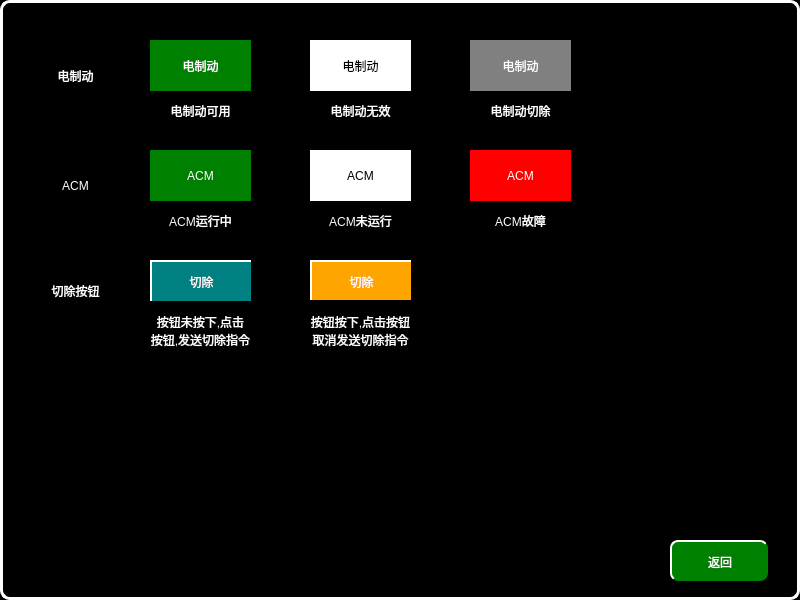
<?xml version="1.0" encoding="UTF-8"?>
<ui version="4.0">
 <class>VehicleCutOffHelpPage</class>
 <widget class="QWidget" name="VehicleCutOffHelpPage">
  <property name="geometry">
   <rect>
    <x>0</x>
    <y>0</y>
    <width>800</width>
    <height>600</height>
   </rect>
  </property>
  <property name="windowTitle">
   <string>Form</string>
  </property>
  <property name="styleSheet">
   <string notr="true">QWidget
{
	background-color:black;
}
QPushButton
{
	font: 20px, &quot;微软雅黑&quot;;
    color: white;
		border-radius:8px;
	background-color: rgb(0, 128, 0);
    border-top: 2px solid white;
	border-left: 2px solid white;

}

QLabel
{
	font: 20px, &quot;微软雅黑&quot;;
	color:white;
	background-color:black;
}</string>
  </property>
  <widget class="QPushButton" name="pushButton">
   <property name="geometry">
    <rect>
     <x>670</x>
     <y>540</y>
     <width>98</width>
     <height>41</height>
    </rect>
   </property>
   <property name="focusPolicy">
    <enum>Qt::NoFocus</enum>
   </property>
   <property name="text">
    <string>返回</string>
   </property>
  </widget>
  <widget class="QLabel" name="label_98">
   <property name="geometry">
    <rect>
     <x>0</x>
     <y>0</y>
     <width>800</width>
     <height>600</height>
    </rect>
   </property>
   <property name="styleSheet">
    <string notr="true">border:3px solid white;
border-radius:10px</string>
   </property>
   <property name="text">
    <string/>
   </property>
   <property name="alignment">
    <set>Qt::AlignCenter</set>
   </property>
  </widget>
  <widget class="QLabel" name="label">
   <property name="geometry">
    <rect>
     <x>20</x>
     <y>60</y>
     <width>111</width>
     <height>31</height>
    </rect>
   </property>
   <property name="text">
    <string>电制动</string>
   </property>
   <property name="alignment">
    <set>Qt::AlignCenter</set>
   </property>
  </widget>
  <widget class="QLabel" name="label_10">
   <property name="geometry">
    <rect>
     <x>150</x>
     <y>40</y>
     <width>101</width>
     <height>51</height>
    </rect>
   </property>
   <property name="styleSheet">
    <string notr="true">font: 20px, &quot;微软雅黑&quot;;color:white;background-color:green</string>
   </property>
   <property name="text">
    <string>电制动</string>
   </property>
   <property name="alignment">
    <set>Qt::AlignCenter</set>
   </property>
  </widget>
  <widget class="QLabel" name="label_13">
   <property name="geometry">
    <rect>
     <x>130</x>
     <y>100</y>
     <width>141</width>
     <height>21</height>
    </rect>
   </property>
   <property name="styleSheet">
    <string notr="true">	font: 16px, &quot;微软雅黑&quot;;
</string>
   </property>
   <property name="text">
    <string>电制动可用</string>
   </property>
   <property name="alignment">
    <set>Qt::AlignCenter</set>
   </property>
  </widget>
  <widget class="QLabel" name="label_11">
   <property name="geometry">
    <rect>
     <x>310</x>
     <y>40</y>
     <width>101</width>
     <height>51</height>
    </rect>
   </property>
   <property name="styleSheet">
    <string notr="true">font: 20px, &quot;微软雅黑&quot;;color:black;background-color:white
</string>
   </property>
   <property name="text">
    <string>电制动</string>
   </property>
   <property name="alignment">
    <set>Qt::AlignCenter</set>
   </property>
  </widget>
  <widget class="QLabel" name="label_14">
   <property name="geometry">
    <rect>
     <x>290</x>
     <y>100</y>
     <width>141</width>
     <height>21</height>
    </rect>
   </property>
   <property name="styleSheet">
    <string notr="true">	font: 16px, &quot;微软雅黑&quot;;
</string>
   </property>
   <property name="text">
    <string>电制动无效</string>
   </property>
   <property name="alignment">
    <set>Qt::AlignCenter</set>
   </property>
  </widget>
  <widget class="QLabel" name="label_2">
   <property name="geometry">
    <rect>
     <x>20</x>
     <y>170</y>
     <width>111</width>
     <height>31</height>
    </rect>
   </property>
   <property name="text">
    <string>ACM</string>
   </property>
   <property name="alignment">
    <set>Qt::AlignCenter</set>
   </property>
  </widget>
  <widget class="QLabel" name="label_15">
   <property name="geometry">
    <rect>
     <x>130</x>
     <y>210</y>
     <width>141</width>
     <height>21</height>
    </rect>
   </property>
   <property name="styleSheet">
    <string notr="true">	font: 16px, &quot;微软雅黑&quot;;
</string>
   </property>
   <property name="text">
    <string>ACM运行中</string>
   </property>
   <property name="alignment">
    <set>Qt::AlignCenter</set>
   </property>
  </widget>
  <widget class="QLabel" name="label_12">
   <property name="geometry">
    <rect>
     <x>310</x>
     <y>150</y>
     <width>101</width>
     <height>51</height>
    </rect>
   </property>
   <property name="styleSheet">
    <string notr="true">font: 20px, &quot;微软雅黑&quot;;color: black;background-color: white;</string>
   </property>
   <property name="text">
    <string>ACM</string>
   </property>
   <property name="alignment">
    <set>Qt::AlignCenter</set>
   </property>
  </widget>
  <widget class="QLabel" name="label_16">
   <property name="geometry">
    <rect>
     <x>150</x>
     <y>150</y>
     <width>101</width>
     <height>51</height>
    </rect>
   </property>
   <property name="styleSheet">
    <string notr="true">font: 20px, &quot;微软雅黑&quot;;color: white;background-color: green;</string>
   </property>
   <property name="text">
    <string>ACM</string>
   </property>
   <property name="alignment">
    <set>Qt::AlignCenter</set>
   </property>
  </widget>
  <widget class="QLabel" name="label_17">
   <property name="geometry">
    <rect>
     <x>290</x>
     <y>210</y>
     <width>141</width>
     <height>21</height>
    </rect>
   </property>
   <property name="styleSheet">
    <string notr="true">	font: 16px, &quot;微软雅黑&quot;;
</string>
   </property>
   <property name="text">
    <string>ACM未运行</string>
   </property>
   <property name="alignment">
    <set>Qt::AlignCenter</set>
   </property>
  </widget>
  <widget class="QLabel" name="label_3">
   <property name="geometry">
    <rect>
     <x>20</x>
     <y>260</y>
     <width>111</width>
     <height>61</height>
    </rect>
   </property>
   <property name="text">
    <string>切除按钮</string>
   </property>
   <property name="alignment">
    <set>Qt::AlignCenter</set>
   </property>
  </widget>
  <widget class="QLabel" name="label_18">
   <property name="geometry">
    <rect>
     <x>130</x>
     <y>310</y>
     <width>141</width>
     <height>41</height>
    </rect>
   </property>
   <property name="styleSheet">
    <string notr="true">	font: 16px, &quot;微软雅黑&quot;;
</string>
   </property>
   <property name="text">
    <string>按钮未按下,点击
按钮,发送切除指令</string>
   </property>
   <property name="alignment">
    <set>Qt::AlignCenter</set>
   </property>
  </widget>
  <widget class="QLabel" name="label_19">
   <property name="geometry">
    <rect>
     <x>150</x>
     <y>260</y>
     <width>101</width>
     <height>41</height>
    </rect>
   </property>
   <property name="styleSheet">
    <string notr="true">font: 20px, &quot;微软雅黑&quot;;color: white;background-color: rgb(0, 128, 128);border-top: 2px solid white;border-left: 2px solid white;</string>
   </property>
   <property name="text">
    <string>切除</string>
   </property>
   <property name="alignment">
    <set>Qt::AlignCenter</set>
   </property>
  </widget>
  <widget class="QLabel" name="label_20">
   <property name="geometry">
    <rect>
     <x>310</x>
     <y>260</y>
     <width>101</width>
     <height>41</height>
    </rect>
   </property>
   <property name="styleSheet">
    <string notr="true">font: 20px, &quot;微软雅黑&quot;;color: white;background-color:orange;border-top: 2px solid white;border-left: 2px solid white;</string>
   </property>
   <property name="text">
    <string>切除</string>
   </property>
   <property name="alignment">
    <set>Qt::AlignCenter</set>
   </property>
  </widget>
  <widget class="QLabel" name="label_21">
   <property name="geometry">
    <rect>
     <x>260</x>
     <y>300</y>
     <width>211</width>
     <height>21</height>
    </rect>
   </property>
   <property name="styleSheet">
    <string notr="true">	font: 16px, &quot;微软雅黑&quot;;
</string>
   </property>
   <property name="text">
    <string/>
   </property>
   <property name="alignment">
    <set>Qt::AlignCenter</set>
   </property>
  </widget>
  <widget class="QLabel" name="label_22">
   <property name="geometry">
    <rect>
     <x>450</x>
     <y>210</y>
     <width>141</width>
     <height>21</height>
    </rect>
   </property>
   <property name="styleSheet">
    <string notr="true">	font: 16px, &quot;微软雅黑&quot;;
</string>
   </property>
   <property name="text">
    <string>ACM故障</string>
   </property>
   <property name="alignment">
    <set>Qt::AlignCenter</set>
   </property>
  </widget>
  <widget class="QLabel" name="label_23">
   <property name="geometry">
    <rect>
     <x>470</x>
     <y>150</y>
     <width>101</width>
     <height>51</height>
    </rect>
   </property>
   <property name="styleSheet">
    <string notr="true">font: 20px, &quot;微软雅黑&quot;;color: white;background-color: red;</string>
   </property>
   <property name="text">
    <string>ACM</string>
   </property>
   <property name="alignment">
    <set>Qt::AlignCenter</set>
   </property>
  </widget>
  <widget class="QLabel" name="label_24">
   <property name="geometry">
    <rect>
     <x>290</x>
     <y>310</y>
     <width>141</width>
     <height>41</height>
    </rect>
   </property>
   <property name="styleSheet">
    <string notr="true">	font: 16px, &quot;微软雅黑&quot;;
</string>
   </property>
   <property name="text">
    <string>按钮按下,点击按钮
取消发送切除指令</string>
   </property>
   <property name="alignment">
    <set>Qt::AlignCenter</set>
   </property>
  </widget>
  <widget class="QLabel" name="label_25">
   <property name="geometry">
    <rect>
     <x>470</x>
     <y>40</y>
     <width>101</width>
     <height>51</height>
    </rect>
   </property>
   <property name="styleSheet">
    <string notr="true">font: 20px, &quot;微软雅黑&quot;;color:white;background-color:gray
</string>
   </property>
   <property name="text">
    <string>电制动</string>
   </property>
   <property name="alignment">
    <set>Qt::AlignCenter</set>
   </property>
  </widget>
  <widget class="QLabel" name="label_26">
   <property name="geometry">
    <rect>
     <x>450</x>
     <y>100</y>
     <width>141</width>
     <height>21</height>
    </rect>
   </property>
   <property name="styleSheet">
    <string notr="true">	font: 16px, &quot;微软雅黑&quot;;
</string>
   </property>
   <property name="text">
    <string>电制动切除</string>
   </property>
   <property name="alignment">
    <set>Qt::AlignCenter</set>
   </property>
  </widget>
  <zorder>label_98</zorder>
  <zorder>label</zorder>
  <zorder>label_10</zorder>
  <zorder>label_13</zorder>
  <zorder>label_11</zorder>
  <zorder>label_14</zorder>
  <zorder>label_2</zorder>
  <zorder>label_15</zorder>
  <zorder>label_12</zorder>
  <zorder>label_16</zorder>
  <zorder>label_17</zorder>
  <zorder>label_3</zorder>
  <zorder>label_18</zorder>
  <zorder>label_19</zorder>
  <zorder>label_20</zorder>
  <zorder>label_21</zorder>
  <zorder>label_22</zorder>
  <zorder>label_23</zorder>
  <zorder>label_24</zorder>
  <zorder>label_25</zorder>
  <zorder>label_26</zorder>
  <zorder>pushButton</zorder>
 </widget>
 <resources/>
 <connections/>
</ui>
